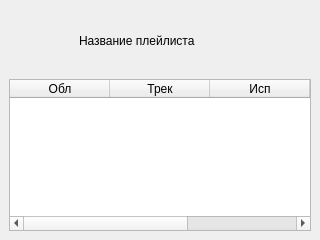
<?xml version="1.0" encoding="UTF-8"?>
<ui version="4.0">
    <class>PlayerPage</class>
    <widget class="QMainWindow" name="PlayerPage">
        <property name="geometry">
            <rect>
                <x>0</x>
                <y>0</y>
                <width>320</width>
                <height>240</height>
            </rect>
        </property>
        <property name="windowTitle">
            <string>Playlist</string>
        </property>
        <widget class="QWidget" name="centralwidget">
            <layout class="QVBoxLayout" name="verticalLayout">
                <item>
                    <layout class="QHBoxLayout" name="headerLayout">
                        <item>
                            <widget class="QLabel" name="playlistCover">
                                <property name="minimumSize">
                                    <size>
                                        <width>64</width>
                                        <height>64</height>
                                    </size>
                                </property>
                                <property name="maximumSize">
                                    <size>
                                        <width>64</width>
                                        <height>64</height>
                                    </size>
                                </property>
                                <property name="scaledContents">
                                    <bool>true</bool>
                                </property>
                            </widget>
                        </item>
                        <item>
                            <widget class="QLabel" name="playlistTitle">
                                <property name="text">
                                    <string>Название плейлиста</string>
                                </property>
                                <property name="alignment">
                                    <set>Qt::AlignVCenter|Qt::AlignLeft</set>
                                </property>
                            </widget>
                        </item>
                    </layout>
                </item>

                <item>
                    <widget class="QTableWidget" name="trackTable">
                        <property name="columnCount">
                            <number>5</number>
                        </property>
                        <property name="rowCount">
                            <number>0</number>
                        </property>
                        <attribute name="horizontalHeaderVisible">
                            <bool>true</bool>
                        </attribute>
                        <attribute name="verticalHeaderVisible">
                            <bool>false</bool>
                        </attribute>
                        <attribute name="horizontalHeaderStretchLastSection">
                            <bool>false</bool>
                        </attribute>
                        <column>
                            <property name="text">
                                <string>Обл</string>
                            </property>
                            <property name="width">
                                <number>32</number>
                            </property>
                        </column>
                        <column>
                            <property name="text">
                                <string>Трек</string>
                            </property>
                            <property name="width">
                                <number>120</number>
                            </property>
                        </column>
                        <column>
                            <property name="text">
                                <string>Исп</string>
                            </property>
                            <property name="width">
                                <number>70</number>
                            </property>
                        </column>
                        <column>
                            <property name="text">
                                <string>Src</string>
                            </property>
                            <property name="width">
                                <number>32</number>
                            </property>
                        </column>
                        <column>
                            <property name="text">
                                <string>Время</string>
                            </property>
                            <property name="width">
                                <number>50</number>
                            </property>
                        </column>
                    </widget>
                </item>
            </layout>
        </widget>
    </widget>
    <resources/>
    <connections/>
</ui>
